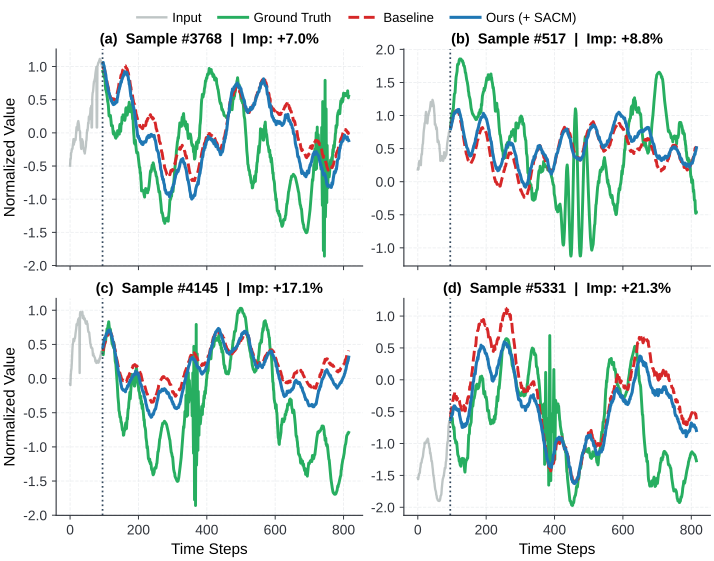

Recreate this plot in Python.
import argparse
import json
from pathlib import Path

import matplotlib
matplotlib.use("Agg")
import matplotlib.pyplot as plt
import numpy as np

from tkde_style import PALETTE, apply_tkde_style, save_figure, style_axis


SCRIPT_DIR = Path(__file__).resolve().parent
DEFAULT_SOURCE = SCRIPT_DIR / "dropoutts_visualization_source.npz"
# Selected from the full paired test set using moderate baseline errors and
# improvements spread across the test distribution, rather than largest gains.
DEFAULT_INDICES = (3768, 517, 4145, 5331)
EXPORT_FORMATS = (".pdf",)

# Preserve the original figure's method colors. They are clear, familiar, and
# distinct in both the time and frequency portions of each forecast.
COLORS = {
    "input": "#7F8C8D",
    "ground_truth": "#27AE60",
    "baseline": "#D62728",
    "dropoutts": "#1F77B4",
    "boundary": "#34495E",
}


def set_academic_style():
    """Use the shared TKDE typography without changing the original palette."""
    apply_tkde_style()
    plt.rcParams.update({
        "font.family": "sans-serif",
        "font.size": 10.5,
        "axes.labelsize": 11.0,
        "axes.titlesize": 11.0,
        "xtick.labelsize": 10.0,
        "ytick.labelsize": 10.0,
        "legend.fontsize": 9.5,
        "lines.linewidth": 2.0,
        "pdf.fonttype": 42,
    })


def load_test_results(result_dir):
    result_dir = Path(result_dir)
    test_results_dir = result_dir / "test_results"
    cfg_file = result_dir / "cfg.json"
    input_len, output_len, n_channels = 96, 720, 1

    if cfg_file.exists():
        with cfg_file.open("r", encoding="utf-8") as handle:
            model_cfg = json.load(handle).get("model_config", {})
        input_len = model_cfg.get("input_len", input_len)
        output_len = model_cfg.get("output_len", output_len)
        n_channels = model_cfg.get("num_features", n_channels)

    def load_npy(name):
        path = test_results_dir / f"{name}.npy"
        length = input_len if name == "inputs" else output_len
        try:
            data = np.load(path)
            if data.ndim == 2:
                data = data.reshape(-1, length, n_channels)
            return data
        except ValueError:
            data = np.memmap(path, mode="r", dtype="float32")
            return data.reshape(-1, length, n_channels)

    return load_npy("inputs"), load_npy("prediction"), load_npy("targets")


def load_checkpoint_samples(before_dir, after_dir, feat_idx, indices):
    """Load the original four samples from matched 96-to-720 checkpoints."""
    inputs_b, pred_b, targets_b = load_test_results(before_dir)
    inputs_a, pred_a, targets_a = load_test_results(after_dir)

    if inputs_b.shape[1] != 96 or targets_b.shape[1] != 720:
        raise ValueError(
            f"Expected a 96-to-720 experiment, got {inputs_b.shape[1]}-to-{targets_b.shape[1]}."
        )
    if inputs_b.shape != inputs_a.shape or targets_b.shape != targets_a.shape:
        raise ValueError("Baseline and DropoutTS result shapes do not match.")
    if not np.allclose(targets_b, targets_a):
        raise ValueError("Baseline and DropoutTS targets are not identical.")
    if max(indices) >= len(targets_b):
        raise IndexError("One or more requested sample indices are outside the test set.")

    base_mae = np.mean(np.abs(pred_b[:, :, feat_idx] - targets_b[:, :, feat_idx]), axis=1)
    ours_mae = np.mean(np.abs(pred_a[:, :, feat_idx] - targets_a[:, :, feat_idx]), axis=1)
    improvements = (base_mae - ours_mae) / (base_mae + 1e-9) * 100
    t_in = np.arange(96)
    t_out = np.arange(96, 816)

    samples = []
    for index in indices:
        samples.append({
            "sample_id": index,
            "improvement": float(improvements[index]),
            "input_t": t_in,
            "input_y": inputs_b[index, :, feat_idx],
            "ground_truth_t": t_out,
            "ground_truth_y": targets_b[index, :, feat_idx],
            "baseline_t": t_out,
            "baseline_y": pred_b[index, :, feat_idx],
            "dropoutts_t": t_out,
            "dropoutts_y": pred_a[index, :, feat_idx],
        })
    return samples


def load_cached_samples(source_path):
    """Load the visible paths recovered from the original editable PDF."""
    with np.load(source_path) as source:
        if int(source["input_len"]) != 96 or int(source["output_len"]) != 720:
            raise ValueError("Bundled source must describe a 96-to-720 forecast.")
        samples = []
        for panel, (sample_id, improvement) in enumerate(
            zip(source["sample_ids"], source["improvements"])
        ):
            sample = {
                "sample_id": int(sample_id),
                "improvement": float(improvement),
            }
            for series in ("input", "ground_truth", "baseline", "dropoutts"):
                sample[f"{series}_t"] = source[f"p{panel}_{series}_t"]
                sample[f"{series}_y"] = source[f"p{panel}_{series}_y"]
            samples.append(sample)
    return samples


def plot_samples(samples, output_path):
    set_academic_style()
    fig, axes = plt.subplots(
        2, 2, figsize=(7.16, 5.65), sharex=True, constrained_layout=True
    )

    for panel, (ax, sample) in enumerate(zip(axes.flat, samples)):
        ax.plot(
            sample["input_t"], sample["input_y"], color=COLORS["input"],
            label="Input", lw=1.7, alpha=0.5,
        )
        ax.plot(
            sample["ground_truth_t"], sample["ground_truth_y"],
            color=COLORS["ground_truth"], label="Ground Truth", lw=2.1,
        )
        ax.plot(
            sample["baseline_t"], sample["baseline_y"],
            color=COLORS["baseline"], label="Baseline", lw=2.1, ls="--",
        )
        ax.plot(
            sample["dropoutts_t"], sample["dropoutts_y"],
            color=COLORS["dropoutts"], label="Ours (+ SACM)", lw=2.2,
        )
        ax.axvline(95, color=COLORS["boundary"], linestyle=":", lw=1.25)
        ax.set_title(
            f"({chr(97 + panel)})  Sample #{sample['sample_id']}  |  "
            f"Imp: +{sample['improvement']:.1f}%",
            loc="center", pad=4, fontsize=10.5, fontweight="semibold",
        )
        style_axis(ax, None)
        ax.tick_params(axis="both", labelsize=10.0)
        ax.grid(
            True, color=PALETTE["grid"], linestyle="--", linewidth=0.65,
            alpha=0.7,
        )
        if panel >= 2:
            ax.set_xlabel("Time Steps", fontsize=11.0)
        if panel % 2 == 0:
            ax.set_ylabel("Normalized Value", fontsize=11.0)

    handles, labels = axes.flat[0].get_legend_handles_labels()
    fig.legend(
        handles, labels, loc="outside upper center", ncol=4, frameon=False,
        fontsize=9.5, handlelength=2.2, columnspacing=1.3, handletextpad=0.45,
    )

    output_dir = Path(output_path)
    output_dir.mkdir(parents=True, exist_ok=True)
    save_figure(
        fig, (output_dir / "dropoutts_visualization.pdf").resolve(),
        formats=EXPORT_FORMATS, dpi=600,
    )


def parse_indices(value):
    indices = tuple(int(item.strip()) for item in value.split(","))
    if len(indices) != 4:
        raise argparse.ArgumentTypeError("Exactly four comma-separated indices are required.")
    return indices


if __name__ == "__main__":
    parser = argparse.ArgumentParser()
    parser.add_argument("--before", type=Path)
    parser.add_argument("--after", type=Path)
    parser.add_argument("--source", type=Path, default=DEFAULT_SOURCE)
    parser.add_argument("--output", type=Path, default=SCRIPT_DIR)
    parser.add_argument("--feat", type=int, default=0)
    parser.add_argument("--indices", type=parse_indices, default=DEFAULT_INDICES)
    args = parser.parse_args()

    if bool(args.before) != bool(args.after):
        parser.error("--before and --after must be provided together.")
    if args.before:
        figure_samples = load_checkpoint_samples(
            args.before, args.after, args.feat, args.indices
        )
    else:
        figure_samples = load_cached_samples(args.source)

    plot_samples(figure_samples, args.output)
